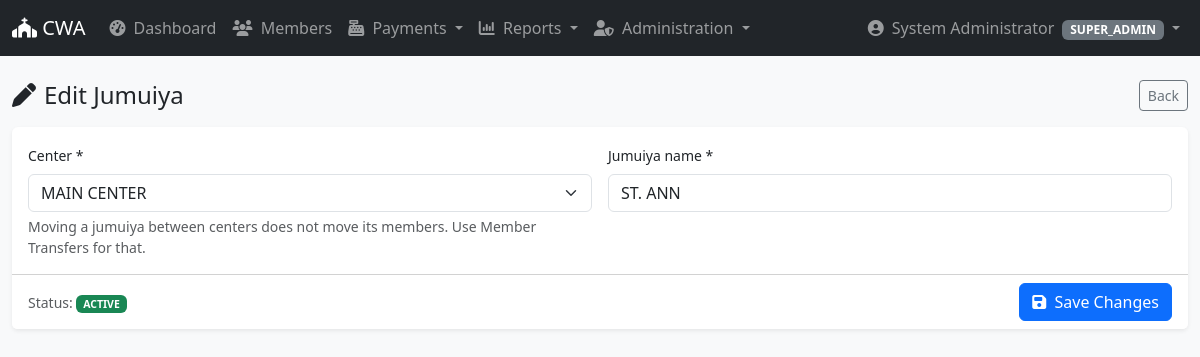
The app's page /admin/jumuiyas/edit.php?id=1 (signed in) with its own data.
### tables this page shows
CREATE TABLE `jumuiyas` (
  `id` int(10) unsigned NOT NULL AUTO_INCREMENT,
  `center_id` int(10) unsigned NOT NULL,
  `name` varchar(150) NOT NULL,
  `code` varchar(30) DEFAULT NULL,
  `status` enum('ACTIVE','INACTIVE') NOT NULL DEFAULT 'ACTIVE',
  `created_at` datetime NOT NULL DEFAULT current_timestamp(),
  `updated_at` datetime NOT NULL DEFAULT current_timestamp() ON UPDATE current_timestamp(),
  PRIMARY KEY (`id`),
  UNIQUE KEY `uq_jumuiya_name_center` (`center_id`,`name`),
  KEY `idx_jumuiya_center` (`center_id`),
  CONSTRAINT `fk_jumuiya_center` FOREIGN KEY (`center_id`) REFERENCES `centers` (`id`) ON UPDATE CASCADE
);

CREATE TABLE `centers` (
  `id` int(10) unsigned NOT NULL AUTO_INCREMENT,
  `parish_id` int(10) unsigned NOT NULL,
  `name` varchar(150) NOT NULL,
  `code` varchar(30) DEFAULT NULL,
  `welfare_enabled` tinyint(1) NOT NULL DEFAULT 0,
  `status` enum('ACTIVE','INACTIVE') NOT NULL DEFAULT 'ACTIVE',
  `created_at` datetime NOT NULL DEFAULT current_timestamp(),
  `updated_at` datetime NOT NULL DEFAULT current_timestamp() ON UPDATE current_timestamp(),
  PRIMARY KEY (`id`),
  UNIQUE KEY `uq_center_name_parish` (`parish_id`,`name`),
  KEY `idx_center_parish` (`parish_id`),
  CONSTRAINT `fk_center_parish` FOREIGN KEY (`parish_id`) REFERENCES `parishes` (`id`) ON UPDATE CASCADE
);

### classes/Db.php (called while the page is built, shortened)
<?php
class Db
{
    private static ?PDO $pdo = null;
    public static function conn(): PDO
    {
        if (self::$pdo === null) {
            $config = require __DIR__ . '/../config/config.php';
            $db = $config['db'];
            $dsn = "mysql:host={$db['host']};port={$db['port']};dbname={$db['database']};charset={$db['charset']}";
            self::$pdo = new PDO($dsn, $db['username'], $db['password'], [
                PDO::ATTR_ERRMODE            => PDO::ERRMODE_EXCEPTION,
                PDO::ATTR_DEFAULT_FETCH_MODE => PDO::FETCH_ASSOC,
                PDO::ATTR_EMULATE_PREPARES   => false,
            ]);
        }
        return self::$pdo;
    }
    public static function q(string $sql, array $params = []): PDOStatement
    {
        $st = self::conn()->prepare($sql);
        $st->execute($params);
        return $st;
    }
    public static function one(string $sql, array $p = []): ?array
    {
        $r = self::q($sql, $p)->fetch();
        return $r === false ? null : $r;
    }
    public static function all(string $sql, array $p = []): array
    {
        return self::q($sql, $p)->fetchAll();
    }
}

### includes/helpers.php (called while the page is built, shortened)
<?php
function e(?string $v): string
{
    return htmlspecialchars((string)$v, ENT_QUOTES, 'UTF-8');
}

### admin/jumuiyas/edit.php (the view, shortened to what this page needs)
<?php
$id = (int)($_GET['id'] ?? 0);
$jum = Db::one("SELECT * FROM jumuiyas WHERE id = :id", ['id' => $id]);
$centers = Db::all("SELECT id, name FROM centers ORDER BY name");
require __DIR__ . '/../../templates/layout/header.php';
?>
<div class="d-flex justify-content-between align-items-center mb-3">
    <h4 class="mb-0"><i class="fa-solid fa-pen me-2"></i>Edit Jumuiya</h4>
    <a href="index.php" class="btn btn-outline-secondary btn-sm">Back</a>
</div>
<form method="post" class="card shadow-sm border-0">
    <div class="card-body row g-3">
        <div class="col-md-6">
            <label class="form-label small">Center *</label>
            <select name="center_id" class="form-select" required>
                <?php foreach ($centers as $c): ?>
                    <option value="<?= (int)$c['id'] ?>"
                        <?= ($jum['center_id'] == $c['id']) ? 'selected' : '' ?>>
                        <?= e($c['name']) ?>
                    </option>
                <?php endforeach; ?>
            </select>
            <div class="form-text">
                Moving a jumuiya between centers does not move its members. Use Member Transfers for that.
            </div>
        </div>
        <div class="col-md-6">
            <label class="form-label small">Jumuiya name *</label>
            <input name="name" class="form-control" required value="<?= e($jum['name']) ?>">
        </div>
    </div>
    <div class="card-footer bg-white d-flex justify-content-between">
        <span class="text-muted small align-self-center">
            Status: <span class="badge bg-<?= $jum['status'] === 'ACTIVE' ? 'success' : 'secondary' ?>">
                <?= e($jum['status']) ?>
            </span>
        </span>
        <button class="btn btn-primary">
            <i class="fa-solid fa-floppy-disk me-1"></i> Save Changes
        </button>
    </div>
</form>
<?php require __DIR__ . '/../../templates/layout/footer.php'; ?>

### records on screen
jumuiyas: center_id "MAIN CENTER", name "ST. ANN", status "ACTIVE"

### other values on screen
$user['full_name'] "System Administrator"
$user['role_name'] "SUPER_ADMIN"
